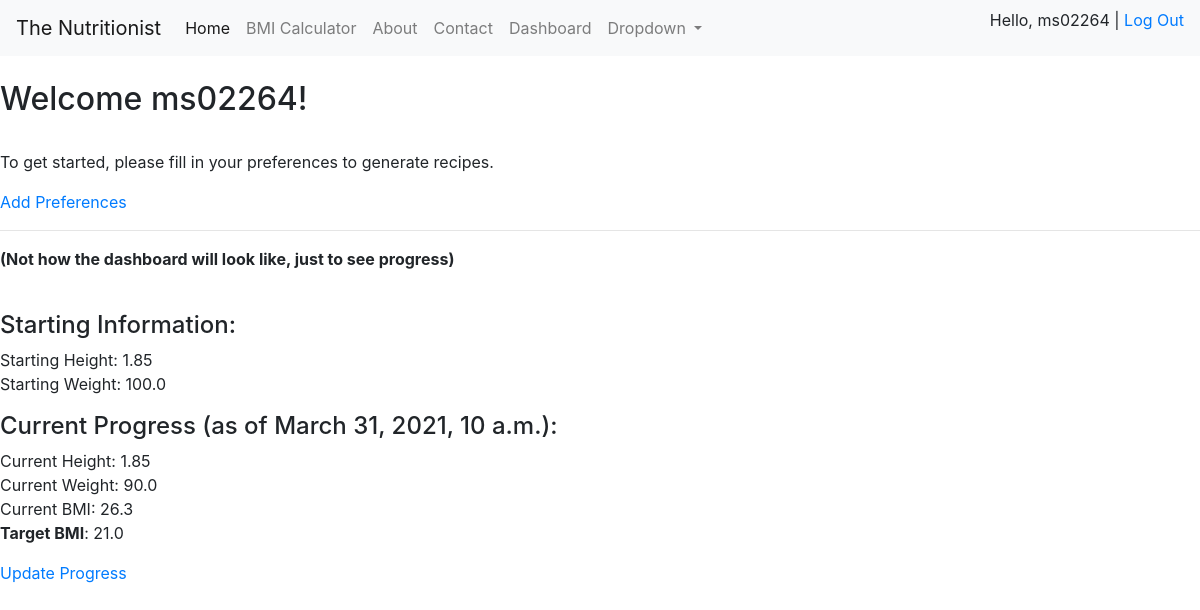
The app's page /account/dashboard/2 (signed in) with its own data.
### account/models.py (models this page shows, shortened)
class Account(AbstractBaseUser):
    email = models.EmailField(verbose_name="email", max_length=60, unique=True)
    username = models.CharField(max_length=30, unique=True, blank=False)
    date_joined = models.DateTimeField(verbose_name='date joined', auto_now_add=True)
    last_login = models.DateTimeField(verbose_name='last login', auto_now=True)
    is_admin = models.BooleanField(default=False)
    is_active = models.BooleanField(default=True)
    is_staff = models.BooleanField(default=False)
    is_superuser = models.BooleanField(default=False)
    USERNAME_FIELD = 'username'
    REQUIRED_FIELDS = ['email']
    objects = MyAccountManager()

### progress/models.py (models this page shows, shortened)
class Progress(models.Model):
    user = models.OneToOneField(Account, on_delete=models.CASCADE, primary_key=True)
    starting_weight = models.FloatField(validators=[MinValueValidator(0), MaxValueValidator(400)], blank=False)
    starting_height = models.FloatField(validators=[MinValueValidator(0), MaxValueValidator(3)], blank=False)
    current_bmi = models.FloatField(validators=[MinValueValidator(10), MaxValueValidator(50)], blank=True)
    target_bmi = models.FloatField(validators=[MinValueValidator(10), MaxValueValidator(50)], blank=False)
    current_height = models.FloatField(validators=[MinValueValidator(0), MaxValueValidator(3)], default=0)
    current_weight = models.FloatField(validators=[MinValueValidator(0), MaxValueValidator(400)], default=0)
    last_updated = models.DateTimeField(auto_now_add=True, blank=True)

### account/views.py (the view)
# urls.py: path('account/dashboard/<int:pk>', dashboard_view, name='user_dashboard'),
def dashboard_view(request, pk):
    context = {}
    try:
        if request.user.progress:
            return render(request, 'account/dashboard.html', context)
    except Exception as e:
        return redirect('progress_form')

### account/templates/account/dashboard.html
{% extends 'base.html' %}
{% block content %}
    <br>
    <h2>Welcome {{request.user.username}}!</h2>
    <br>
    {% if request.user.diet %}
        <h3>Recipes</h3>
    {% else %}
        <p>To get started, please fill in your preferences to generate recipes.</p>
        <p><a href="#">Add Preferences</a></p>
    {% endif %}
    <hr>
    <p><strong>(Not how the dashboard will look like, just to see progress)</strong></p>
    <br>
    <h4>Starting Information:</h4>
    <p>
        Starting Height: {{request.user.progress.starting_height}}<br>
        Starting Weight: {{request.user.progress.starting_weight}}<br>
    </p>
    <h4>Current Progress (as of {{request.user.progress.last_updated}}):</h4>
    <p>
        Current Height: {{request.user.progress.current_height}}<br>
        Current Weight: {{request.user.progress.current_weight}}<br>
        Current BMI: {{request.user.progress.current_bmi}}<br>
        <strong>Target BMI</strong>: {{request.user.progress.target_bmi}}
    </p>
    <p><a href="{% url 'update_progress' request.user.progress.pk %}">Update Progress</a></p>
{% endblock content %}

### templates/base.html (shortened to what this page needs)
{% load static %}
<html>
    <head>
        <link rel="stylesheet" type="text/css" href="{% static '/css/main.css' %}">
        <link rel="stylesheet" href="https://stackpath.bootstrapcdn.com/bootstrap/4.3.1/css/bootstrap.min.css">
    </head>
    <body>
        {% include 'navbar.html' %}
        {% block content %}
        {% endblock %}
    </body>
</html>

### templates/navbar.html (shortened to what this page needs)
<nav class="navbar navbar-expand-lg navbar-light bg-light">
    <a class="navbar-brand" href="/">The Nutritionist</a>
    <div class="collapse navbar-collapse" id="navbarSupportedContent">
        <ul class="navbar-nav mr-auto">
            <li class="nav-item active">
                <a class="nav-link" href="/">Home <span class="sr-only">(current)</span></a>
            </li>
            <li class="nav-item">
                <a class="nav-link" href="/bmi">BMI Calculator</a>
            </li>
            <li class="nav-item">
                <a class="nav-link" href="#">About</a>
            </li>
            <li class="nav-item">
                <a class="nav-link" href="/contact">Contact</a>
            </li>
            {% if request.user.is_authenticated %}
                <li class="nav-item">
                {% if request.user.is_admin %}
                    <a class="nav-link" href="/admin">Admin Panel</a>
                {% else %}
                    <a class="nav-link" href="{% url 'user_dashboard' request.user.pk %}">Dashboard</a>
                {% endif %}
                </li>
            {% endif %}
            <li class="nav-item dropdown">
                <a class="nav-link dropdown-toggle" href="#" id="navbarDropdown" role="button" data-toggle="dropdown"
                    aria-haspopup="true" aria-expanded="false">
                    Dropdown
                </a>
            </li>
        </ul>
        <ul class="navbar-nav ml-auto">
            <li class="nav-item">
                {% if request.user.is_authenticated %}
                <p>Hello, {{request.user.username}} | <a href="{% url 'logout' %}">Log Out</a></p>
                {% else %}
                <p><a href="{% url 'register' %} ">Register</a> | <a href="{% url 'login' %}">Login</a></p>
                {% endif %}
            </li>
        </ul>
    </div>
</nav>

### records on screen
Account: user.username "ms02264", user.progress.starting_height "1.85", user.progress.starting_weight "100.0", user.progress.last_updated "March 31, 2021, 10 a.m.", user.progress.current_height "1.85", user.progress.current_weight "90.0", user.progress.current_bmi "26.3", user.progress.target_bmi "21.0"
